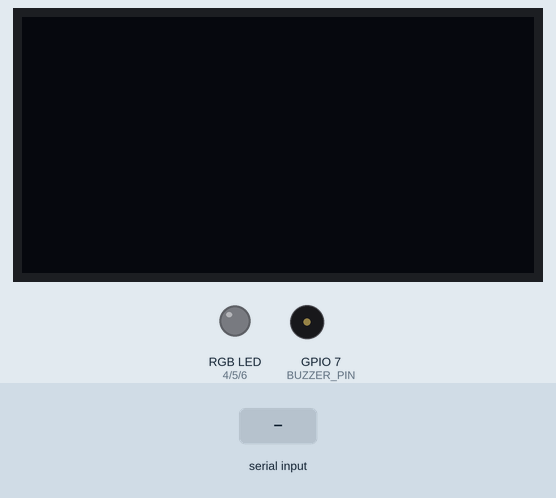
Recording of a sketch running on a simulated ESP32-S3. On the bench: 128×64 one-colour display, an RGB LED mixed from three pins (HIGH = lit), buzzer (waves = sounding, pin HIGH). Inputs (shaded band) come from the test bench.

Above: at 1.2 s.
1.3 s: "2\n" received over Serial
At 3.1 s:
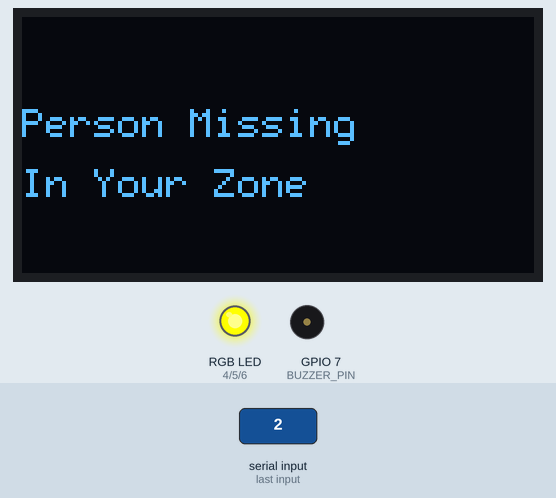
3.2 s: "2\n" received over Serial
At 4.9 s:
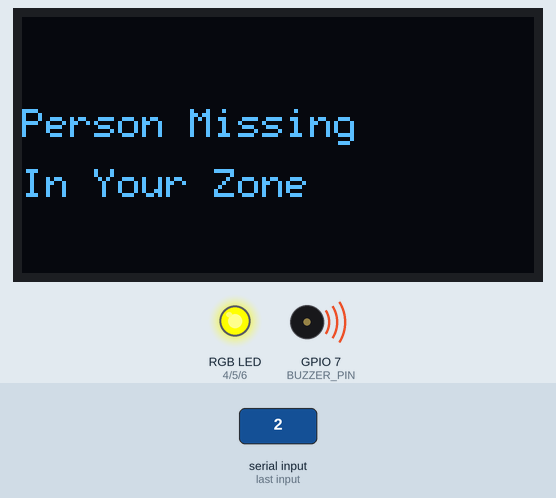
Timing chart, 0 to 7.7 s (numbered marks = the images above; inputs shaded):
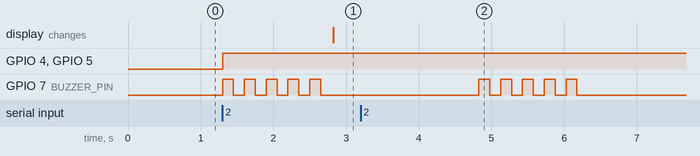

The sketch:

band_alert.ino
```cpp
/*
 * Raahi Band — ESP32 Wearable Alert System
 *
 * Receives crowd density values from the live detection server via Serial.
 * Protocol (over USB Serial at 115200 baud):
 *   "0.1" to "1.0\n"  → density value (LED color + OLED status)
 *   "2\n"              → person fall alert (buzzer + OLED warning)
 *
 * Thresholds:
 *   <= 0.3  → LOW      (green)
 *   <= 0.7  → MODERATE (yellow-orange)
 *   > 0.7   → CRITICAL (red)
 *   2       → FALL     (blue flash + buzzer SOS + OLED "Person Missing")
 *
 * Hardware:
 *   - SH1106 128x64 OLED via I2C
 *   - RGB LED (common anode) on pins 4 (R), 5 (G), 6 (B)
 *   - Buzzer on pin 7
 *   - Serial on COM3 (USB)
 */

#include <Wire.h>
#include <U8g2lib.h>

U8G2_SH1106_128X64_NONAME_F_HW_I2C u8g2(U8G2_R0, /* reset=*/U8X8_PIN_NONE);

// RGB (Common Anode)
#define RED_PIN 4
#define GREEN_PIN 5
#define BLUE_PIN 6

#define BUZZER_PIN 7

float value = 0.0;

void setup()
{

  Serial.begin(115200);

  pinMode(BUZZER_PIN, OUTPUT);

  // Attach PWM (ESP32 core 3.x)
  ledcAttach(RED_PIN, 5000, 8);
  ledcAttach(GREEN_PIN, 5000, 8);
  ledcAttach(BLUE_PIN, 5000, 8);

  u8g2.begin();
}

void loop()
{

  if (Serial.available())
  {

    String input = Serial.readStringUntil('\n');
    input.trim();

    if (input == "2")
    {
      alertMode();
      return;
    }

    float received = input.toFloat();

    if (received >= 0.1 && received <= 1.0)
    {
      value = received;
      normalMode();
    }
  }
}

void normalMode()
{

  int redValue = map(value * 100, 10, 100, 0, 255);
  int greenValue = map(value * 100, 10, 100, 255, 0);

  redValue = 255 - redValue; // Common Anode
  greenValue = 255 - greenValue;

  ledcWrite(RED_PIN, redValue);
  ledcWrite(GREEN_PIN, greenValue);
  ledcWrite(BLUE_PIN, 255);

  u8g2.clearBuffer();

  u8g2.setFont(u8g2_font_ncenB14_tr);
  u8g2.setCursor(0, 20);
  u8g2.print(value, 1);

  u8g2.setFont(u8g2_font_6x12_tr);
  u8g2.setCursor(0, 50);

  if (value <= 0.3)
    u8g2.print("Status: LOW");
  else if (value <= 0.7)
    u8g2.print("Status: MODERATE");
  else
    u8g2.print("Status: CRITICAL");

  u8g2.sendBuffer();
}

void alertMode()
{

  ledcWrite(RED_PIN, 255);
  ledcWrite(GREEN_PIN, 255);
  ledcWrite(BLUE_PIN, 0);

  for (int i = 0; i < 5; i++)
  {
    digitalWrite(BUZZER_PIN, HIGH);
    delay(150);
    digitalWrite(BUZZER_PIN, LOW);
    delay(150);
  }

  u8g2.clearBuffer();
  u8g2.setFont(u8g2_font_6x12_tr);
  u8g2.setCursor(0, 30);
  u8g2.print("Person Missing");
  u8g2.setCursor(0, 45);
  u8g2.print("In Your Zone");
  u8g2.sendBuffer();

  delay(2000);
}
```

Measured:
- after the input at 1.3 s, GPIO 4 (RED_PIN), GPIO 5 (GREEN_PIN): LOW → HIGH at once; GPIO 7 (BUZZER_PIN): alternates HIGH for 0.15 s and LOW for 0.15 s, 10 changes in all, then stays LOW, starting at once; the display: changes after 1.5 s (image 1)
- after the input at 3.2 s, GPIO 7 (BUZZER_PIN): alternates HIGH for 0.15 s and LOW for 0.15 s, 10 changes in all, then stays LOW, starting after 1.6 s
